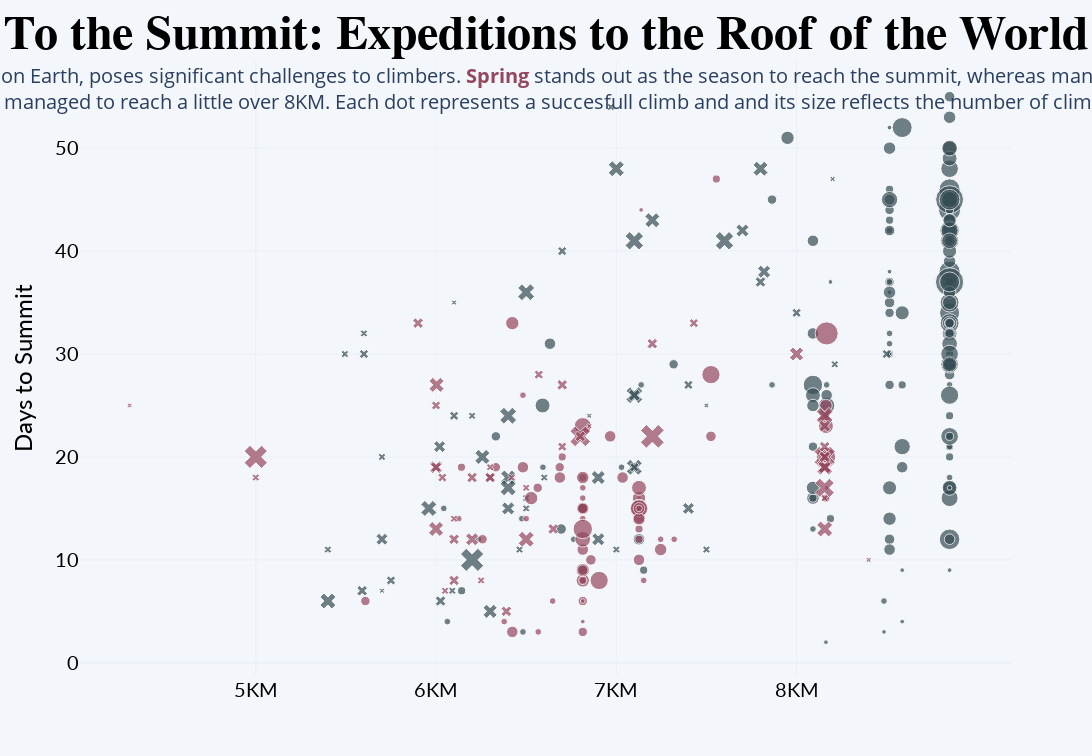

The notebook cell this image was saved under:
### Code cell
fig = px.scatter(data_frame=df, x = 'HIGHPOINT', 
           y = 'TOTDAYS', 
           color="SEASON_FACTOR", 
           size='TOTMEMBERS', 
           symbol= 'shape', 
           symbol_map=symbols,
           color_discrete_sequence=['#364C54', '#94475E'],
           template='plotly_white',
           width=1344, height=756
           )
fig.update_layout(
    title = dict(
        text = 'To the Summit: Expeditions to the Roof of the World', 
        font = dict(size = 48, color = 'black', family="Playfair Display", weight='bold'), 
        x = 0.5, y = .98,
        xanchor = 'center'
    ), 
     xaxis=dict(
        title=dict(
            text=" ",
            font=dict(family="Lato", size=24, color="black")
        ),
        tickfont=dict(family="Lato", size=20, color="black"), 
        tickvals = [5000, 6000, 7000, 8000], 
        ticktext = ["5KM", "6KM", "7KM", "8KM"]
    ), 
    yaxis = dict(
        title = dict(
            text = "Days to Summit", 
            font = dict(family="Lato", size=24, color="black")
        ),
        tickfont=dict(family="Lato", size=20, color="black")
    ), 
    annotations=[
        dict(
            text="Mt. <b>Everest</b>, the highest point on Earth, poses significant challenges to climbers. <span style='color:#94475EFF;'><b>Spring</b></span> stands out as the season to reach the summit, whereas many teams attempted ascents in <br><span style='color:#364C54FF;'><b>Fall</b></span> but only few managed to reach a little over 8KM. Each dot represents a succesfull climb and and its size reflects the number of climbers in the team.",
            x=0.5,
            y=1,
            xref='paper',
            yref='paper',
            showarrow=False,
            font=dict(size=20),
            xanchor='center',
            yanchor='top'
        )
    ],
showlegend =  False, 
plot_bgcolor = '#F3F6FB', 
paper_bgcolor = '#F3F6FB',
)
fig.show()
fig.write_image("to_the_summit.png", width=1920, height=1080, scale=2)

### Figure 1 — Plotly figure (JSON) as saved in the notebook; plotly's stock layout.template omitted (floating-point values rounded to 4 significant figures; data arrays with more than 128 entries replaced by an {"elided": "..."} marker saying what was removed)
{"data": [{"hovertemplate": "SEASON_FACTOR=Spring<br>shape=Success<br>HIGHPOINT=%{x}<br>TOTDAYS=%{y}<br>TOTMEMBERS=%{marker.size}<extra></extra>", "legendgroup": "Spring, Success", "marker": {"color": "#364C54", "size": {"elided": "145 int values"}, "sizemode": "area", "sizeref": 0.09, "symbol": "circle"}, "mode": "markers", "name": "Spring, Success", "orientation": "v", "showlegend": true, "type": "scatter", "x": {"elided": "145 int values"}, "xaxis": "x", "y": {"elided": "145 int values"}, "yaxis": "y"}, {"hovertemplate": "SEASON_FACTOR=Spring<br>shape=Other<br>HIGHPOINT=%{x}<br>TOTDAYS=%{y}<br>TOTMEMBERS=%{marker.size}<extra></extra>", "legendgroup": "Spring, Other", "marker": {"color": "#364C54", "size": [5, 6, 3, 3, 10, 3, 2, 2, 1, 10, 9, 10, 9, 2, 6, 8, 5, 3, 12, 1, 1, 8, 12, 2, 2, 1, 8, 3, 2, 2, 5, 6, 9, 9, 4, 19, 2, 9, 3, 8, 4, 2, 3, 5, 4, 7, 6, 2, 2, 1, 7, 2, 2, 2, 3], "sizemode": "area", "sizeref": 0.09, "symbol": "x"}, "mode": "markers", "name": "Spring, Other", "orientation": "v", "showlegend": true, "type": "scatter", "x": [7400, 6900, 5750, 6700, 6400, 5600, 6500, 6970, 8200, 7100, 7100, 6500, 7000, 6600, 7700, 7200, 7100, 7100, 7100, 6100, 7500, 7800, 7600, 7500, 5600, 6850, 6400, 7400, 5400, 6500, 6020, 7820, 5400, 5960, 6025, 6200, 6200, 6400, 8500, 6257, 5590, 6090, 8000, 5700, 7800, 6300, 6400, 5700, 5494, 5700, 6900, 7000, 6463, 8212, 6100], "xaxis": "x", "y": [15, 12, 8, 40, 24, 30, 15, 54, 47, 26, 19, 36, 48, 18, 42, 43, 26, 19, 41, 35, 25, 48, 41, 11, 32, 24, 18, 27, 11, 16, 21, 38, 6, 15, 6, 10, 24, 17, 30, 20, 7, 7, 34, 12, 37, 5, 15, 20, 30, 7, 18, 11, 11, 29, 24], "yaxis": "y"}, {"hovertemplate": "SEASON_FACTOR=Autumn<br>shape=Success<br>HIGHPOINT=%{x}<br>TOTDAYS=%{y}<br>TOTMEMBERS=%{marker.size}<extra></extra>", "legendgroup": "Autumn, Success", "marker": {"color": "#94475E", "size": [6, 2, 1, 1, 2, 6, 13, 4, 7, 8, 2, 8, 4, 2, 3, 2, 4, 8, 24, 1, 1, 6, 8, 3, 15, 6, 17, 8, 4, 15, 2, 2, 2, 2, 6, 11, 17, 5, 3, 1, 3, 15, 5, 3, 8, 13, 6, 3, 4, 2, 3, 5, 7, 5, 2, 6, 3, 4, 2, 6, 2, 10, 6, 7, 10, 1, 7, 6, 4, 2], "sizemode": "area", "sizeref": 0.09, "symbol": "circle"}, "mode": "markers", "name": "Autumn, Success", "orientation": "v", "showlegend": true, "type": "scatter", "x": [6814, 6814, 6814, 7126, 6814, 6814, 6814, 6814, 6814, 6814, 6814, 6814, 6814, 6814, 7555, 7321, 6686, 6423, 8167, 8167, 8167, 6966, 7126, 7126, 7126, 7126, 8163, 6528, 6332, 6905, 6500, 6126, 7246, 6482, 6482, 6814, 6814, 6814, 6814, 6814, 6814, 7525, 6859, 7126, 7126, 7126, 7126, 8163, 5608, 6647, 6141, 6814, 6814, 7525, 7152, 6423, 6700, 6258, 6378, 7126, 7126, 7126, 6687, 8163, 8163, 7138, 7246, 7035, 6564, 6567], "xaxis": "x", "y": [11, 17, 4, 16, 14, 15, 23, 3, 15, 8, 8, 9, 6, 16, 47, 12, 19, 33, 32, 16, 17, 22, 16, 12, 15, 10, 20, 16, 19, 8, 14, 14, 12, 26, 19, 12, 13, 15, 18, 6, 8, 28, 10, 13, 14, 15, 14, 16, 6, 6, 19, 9, 18, 22, 8, 3, 20, 12, 4, 15, 15, 17, 18, 25, 23, 44, 11, 18, 17, 3], "yaxis": "y"}, {"hovertemplate": "SEASON_FACTOR=Autumn<br>shape=Other<br>HIGHPOINT=%{x}<br>TOTDAYS=%{y}<br>TOTMEMBERS=%{marker.size}<extra></extra>", "legendgroup": "Autumn, Other", "marker": {"color": "#94475E", "size": [4, 4, 8, 2, 4, 4, 3, 1, 6, 9, 10, 13, 16, 6, 4, 2, 9, 6, 5, 5, 4, 4, 6, 6, 4, 4, 3, 20, 9, 2, 7, 2, 2, 19, 3, 15, 4, 4, 1, 3, 1, 3, 2, 2, 2, 4, 4, 3, 8], "sizemode": "area", "sizeref": 0.09, "symbol": "x"}, "mode": "markers", "name": "Autumn, Other", "orientation": "v", "showlegend": true, "type": "scatter", "x": [6650, 6100, 6003, 6500, 6100, 7200, 7430, 8400, 8156, 8156, 8156, 8156, 8156, 8156, 8156, 8156, 8156, 8156, 8156, 8156, 8156, 5900, 6200, 6000, 6000, 6390, 6000, 7200, 6500, 5000, 8000, 6050, 6250, 5000, 6035, 6800, 6800, 6700, 4300, 6700, 6850, 6300, 6100, 6420, 6300, 6300, 6200, 6570, 6000], "xaxis": "x", "y": [13, 12, 27, 17, 8, 31, 33, 10, 24, 13, 24, 17, 20, 19, 20, 16, 19, 19, 20, 23, 21, 33, 12, 19, 19, 5, 25, 22, 12, 18, 30, 7, 8, 20, 18, 22, 22, 27, 25, 21, 23, 18, 14, 18, 19, 18, 18, 28, 13], "yaxis": "y"}], "layout": {"annotations": [{"font": {"size": 20}, "showarrow": false, "text": "Mt. <b>Everest</b>, the highest point on Earth, poses significant challenges to climbers. <span style='color:#94475EFF;'><b>Spring</b></span> stands out as the season to reach the summit, whereas many teams attempted ascents in <br><span style='color:#364C54FF;'><b>Fall</b></span> but only few managed to reach a little over 8KM. Each dot represents a succesfull climb and and its size reflects the number of climbers in the team.", "x": 0.5, "xanchor": "center", "xref": "paper", "y": 1, "yanchor": "top", "yref": "paper"}], "height": 756, "legend": {"itemsizing": "constant", "title": {"text": "SEASON_FACTOR, shape"}, "tracegroupgap": 0}, "margin": {"t": 60}, "paper_bgcolor": "#F3F6FB", "plot_bgcolor": "#F3F6FB", "showlegend": false, "title": {"font": {"color": "black", "family": "Playfair Display", "size": 48, "weight": "bold"}, "text": "To the Summit: Expeditions to the Roof of the World", "x": 0.5, "xanchor": "center", "y": 0.98}, "width": 1344, "xaxis": {"anchor": "y", "domain": [0, 1], "tickfont": {"color": "black", "family": "Lato", "size": 20}, "ticktext": ["5KM", "6KM", "7KM", "8KM"], "tickvals": [5000, 6000, 7000, 8000], "title": {"font": {"color": "black", "family": "Lato", "size": 24}, "text": " "}}, "yaxis": {"anchor": "x", "domain": [0, 1], "tickfont": {"color": "black", "family": "Lato", "size": 20}, "title": {"font": {"color": "black", "family": "Lato", "size": 24}, "text": "Days to Summit"}}}}
